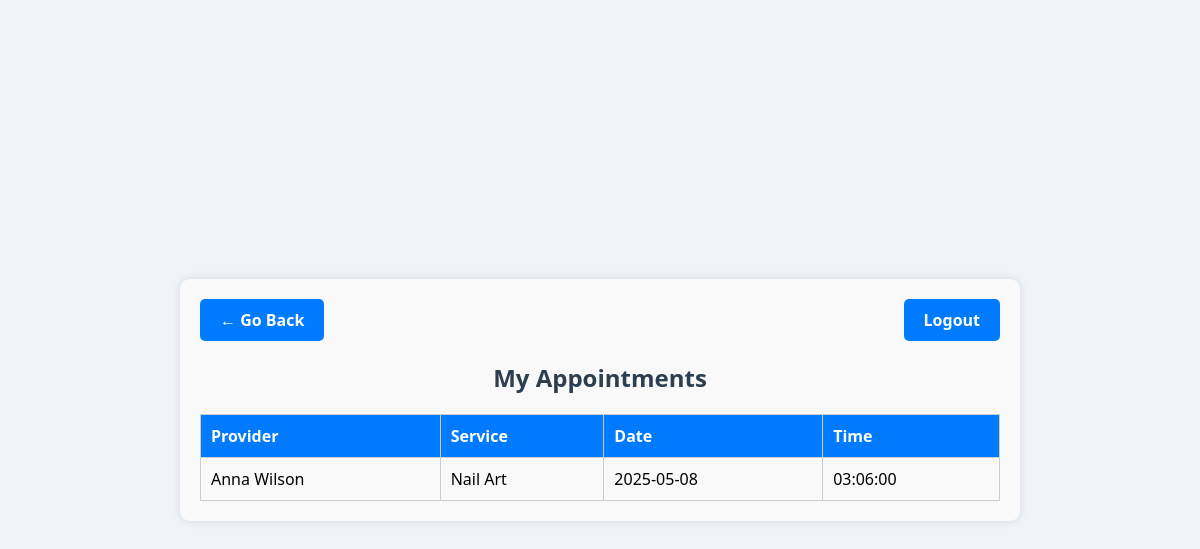
Page /view_appo.php (signed in) on the committed database.
### tables this page shows
CREATE TABLE `appointments` (
  `id` int(11) NOT NULL,
  `user_id` int(11) DEFAULT NULL,
  `provider_id` int(11) DEFAULT NULL,
  `appointment_date` date DEFAULT NULL,
  `appointment_time` time DEFAULT NULL
);

CREATE TABLE `service_providers` (
  `id` int(11) NOT NULL,
  `name` varchar(100) DEFAULT NULL,
  `service` varchar(100) DEFAULT NULL,
  `available_from` time DEFAULT NULL,
  `available_to` time DEFAULT NULL
);

### view_appo.php (the view, shortened to what this page needs)
<?php
include 'connect.php';
$user_id = $_SESSION['user_id'];
$res = mysqli_query($conn, "
    SELECT a.*, s.name as provider_name, s.service
    FROM appointments a
    JOIN service_providers s ON a.provider_id = s.id
    WHERE a.user_id = '$user_id'
");
?>
<!DOCTYPE html>
<html>
<head>
    <link rel="stylesheet" href="style.css">
</head>
<body>
<div class="container">
    <div class="btn-group">
        <a href="index.php" class="btn">← Go Back</a>
        <a href="logout.php" class="btn">Logout</a>
    </div>
    <h2>My Appointments</h2>
    <table>
        <tr><th>Provider</th><th>Service</th><th>Date</th><th>Time</th></tr>
        <?php while ($row = mysqli_fetch_assoc($res)) { ?>
            <tr>
                <td><?= $row['provider_name'] ?></td>
                <td><?= $row['service'] ?></td>
                <td><?= $row['appointment_date'] ?></td>
                <td><?= $row['appointment_time'] ?></td>
            </tr>
        <?php } ?>
    </table>
</div>
</body>
</html>

### style.css (style rules this page uses)
body { margin: 0; padding: 0; font-family: 'Segoe UI', sans-serif; background: #f0f4f8; display: flex; justify-content: center; align-items: center; min-height: 100vh; flex-direction: column; }
.container { background-color: white; padding: 30px 40px; border-radius: 10px; box-shadow: 0 10px 25px rgba(0, 0, 0, 0.1); max-width: 500px; width: 100%; text-align: center; }
h2 { color: #2c3e50; margin-bottom: 20px; }
a { text-decoration: none; color: #3498db; }
table { width: 100%; border-collapse: collapse; margin-top: 20px; }
th, td { padding: 12px; text-align: left; border-bottom: 1px solid #ddd; }
th { background-color: #3498db; color: white; }

### view_appo.php (style rules this page uses)
.container { max-width: 800px; margin: 40px auto; padding: 20px; background: #f9f9f9; border-radius: 10px; box-shadow: 0 0 10px rgba(0,0,0,0.1); text-align: center; }
.btn-group { display: flex; justify-content: space-between; margin-bottom: 20px; }
.btn { padding: 10px 20px; background-color: #007BFF; color: white; border: none; text-decoration: none; border-radius: 5px; font-weight: bold; }
table { width: 100%; border-collapse: collapse; margin-top: 15px; }
th, td { padding: 10px; border: 1px solid #ccc; }
th { background-color: #007BFF; color: white; }

### rows in the picture
appointments: provider.name "Anna Wilson", provider.service "Nail Art", appointment_date "2025-05-08", appointment_time "03:06:00"
